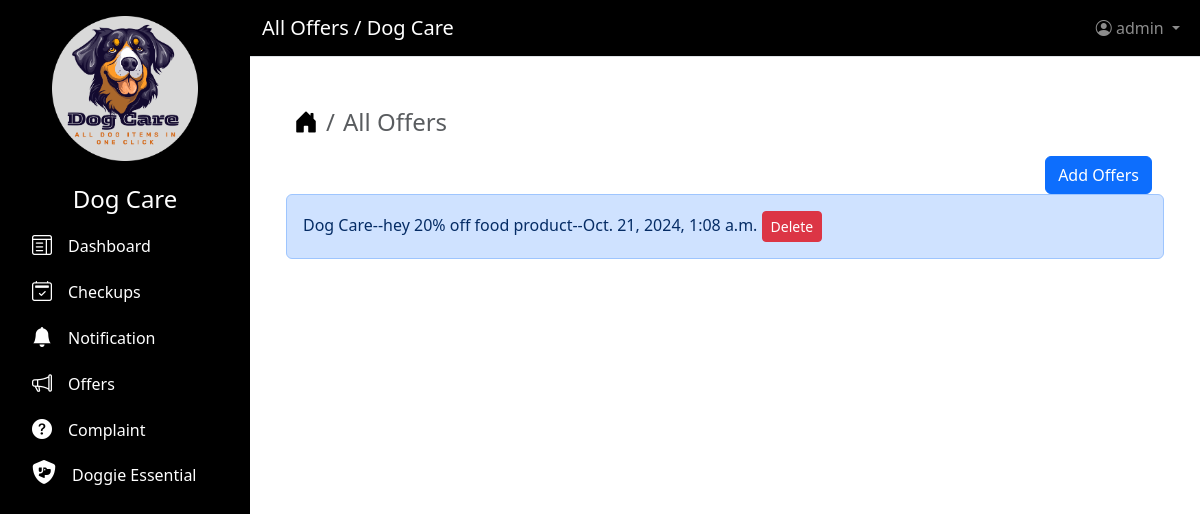
The page /view/offers (signed in) on the database as committed earlier.
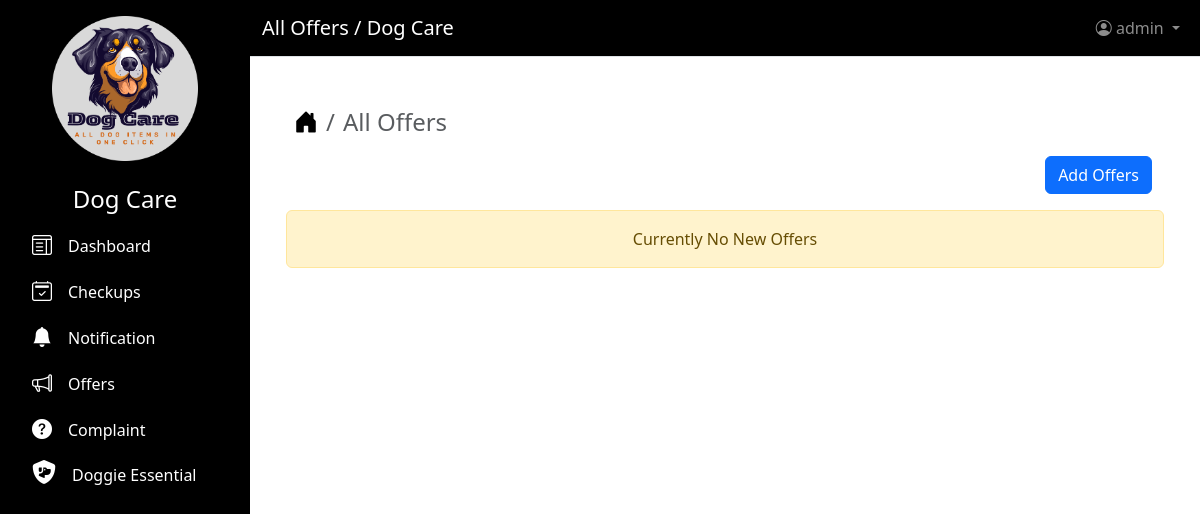
The same page on the database as committed later.
### users/models.py (models this page shows)
class Offers(models.Model):
    username = models.ForeignKey(CustomUser, on_delete=models.CASCADE)
    offers = models.CharField(max_length=250)
    time = models.DateTimeField(auto_now=True)

### users/views.py (the view)
# urls.py: path("view/offers", views.view_offers, name="view_offers"),
@login_required(login_url="signup")
def view_offers(request):
    context = {
        "page_title": "All Offers",
        "form": OfferForm(),
        "all_offers": Offers.objects.all().order_by("-id"),
    }
    return render(request, "add_view_offers.html", context)

### users/templates/add_view_offers.html (shortened to what this page needs)
{% extends "base.html" %}
{% block content %}
    <div class="container ms-2 mt-4">
        <nav aria-label="breadcrumb">
            <ol class="breadcrumb fs-4">
                <li class="breadcrumb-item">
                    <a href="{% url 'home' %}" class="text-decoration-none text-black"><i class="bi bi-house-door-fill"></i></a>
                </li>
                <li class="breadcrumb-item active" aria-current="page">All Offers</li>
            </ol>
        </nav>
    </div>
    {% if request.user.role == "SHOP OWNER" %}
        <div class="d-grid gap-2 d-md-flex justify-content-md-end me-4">
            <button type="button"
                    class="btn btn-primary btn-primary"
                    data-bs-toggle="modal"
                    data-bs-target="#exampleModal">Add Offers</button>
            </div>
        </div>
    {% endif %}
    <div class="container">
        {% if all_offers %}
            {% for all_offer in all_offers %}
                <div class="alert alert-primary" role="alert">
                    Dog Care--{{ all_offer.offers }}--{{ all_offer.time }}
                    {% if request.user.role == "SHOP OWNER" %}
                        <button type="button"
                                class="btn btn-primary btn-danger btn-sm"
                                data-bs-toggle="modal"
                                data-bs-target="#exampleModalLabel{{ all_offer.id }}">Delete</button>
                    {% endif %}
                </div>
            {% endfor %}
        </div>
    {% else %}
        <div class="alert alert-warning mt-3 text-center" role="alert">Currently No New Offers</div>
    {% endif %}
{% endblock content %}

Rows that differ between the two databases and show on the page:
removed Offers: offers "hey 20% off food product", time "Oct. 21, 2024, 1:08 a.m."
Other text that changed with them:
text now shown: "Currently No New Offers"
